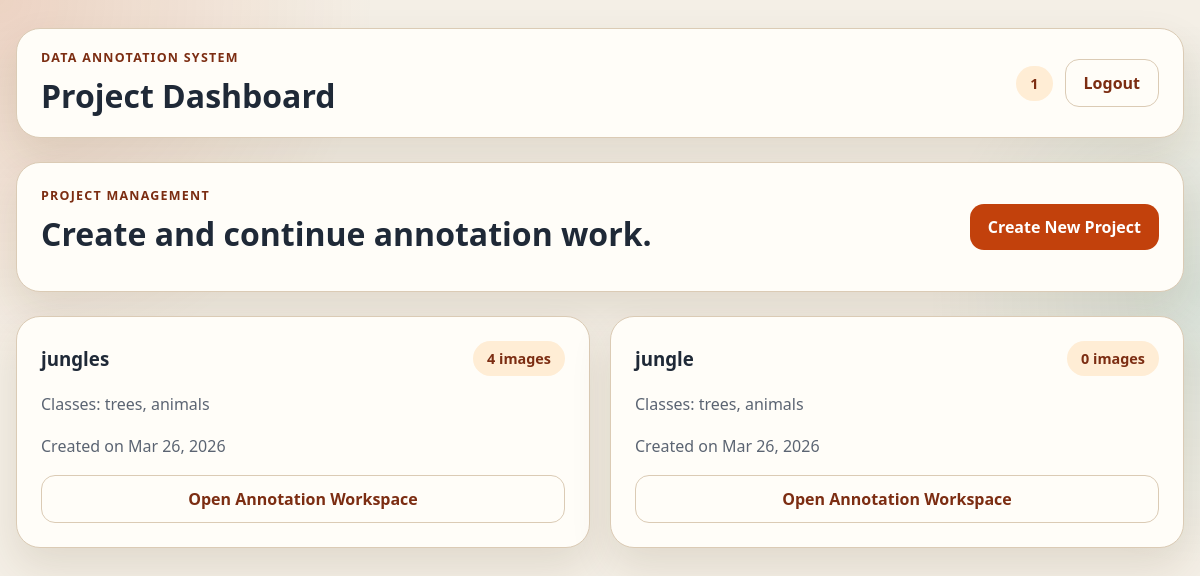
The page /dashboard/ (signed in) on the database its author committed.
### main/models.py (models this page shows, shortened)
class Project(models.Model):
    owner = models.ForeignKey(
        settings.AUTH_USER_MODEL,
        on_delete=models.CASCADE,
        related_name="projects",
    )
    title = models.CharField(max_length=150)
    created_at = models.DateTimeField(auto_now_add=True)
    class Meta:
        ordering = ["-created_at"]
        unique_together = ("owner", "title")

class ProjectClass(models.Model):
    project = models.ForeignKey(
        Project,
        on_delete=models.CASCADE,
        related_name="classes",
    )
    name = models.CharField(max_length=120)
    class_index = models.PositiveIntegerField()
    class Meta:
        ordering = ["class_index"]
        unique_together = (
            ("project", "name"),
            ("project", "class_index"),
        )

### main/views.py (the view)
# urls.py: path("dashboard/", views.dashboard_view, name="dashboard"),
@login_required
def dashboard_view(request):
    projects = (
        Project.objects.filter(owner=request.user)
        .prefetch_related("classes", "images")
        .order_by("-created_at")
    )
    return render(request, "project.html", {"projects": projects})

### templates/project.html (shortened to what this page needs)
{% extends "base.html" %}
{% block page_title %}Project Dashboard{% endblock %}
{% block content %}
<section class="dashboard-actions">
    <div>
        <p class="eyebrow">Project management</p>
        <h2>Create and continue annotation work.</h2>
    </div>
    <a href="{% url 'new_project' %}" class="button">Create New Project</a>
</section>
<section class="project-grid">
    {% for project in projects %}
        <article class="project-card">
            <div class="project-card-header">
                <h3>{{ project.title }}</h3>
                <span class="pill">{{ project.images.count }} images</span>
            </div>
            <p class="muted">Classes:
                {% for item in project.classes.all %}
                    {{ item.name }}{% if not forloop.last %}, {% endif %}
                {% empty %}
                    No classes yet
                {% endfor %}
            </p>
            <p class="muted">Created on {{ project.created_at|date:"M d, Y" }}</p>
            <a href="{% url 'annotation' project.id %}" class="button button-ghost">Open Annotation Workspace</a>
        </article>
    {% empty %}
        <div class="empty-state">
            <h3>No projects yet</h3>
            <p>Create your first project to start uploading images and annotating objects.</p>
        </div>
    {% endfor %}
</section>
{% endblock %}

### templates/base.html (shortened to what this page needs)
{% load static %}
<!DOCTYPE html>
<html lang="en">
<head>
    <link rel="stylesheet" href="{% static 'css/style.css' %}">
</head>
<body>
    <div class="page-shell">
        <header class="topbar">
            <div>
                <p class="eyebrow">Data Annotation System</p>
                <h1 class="topbar-title">{% block page_title %}Workspace{% endblock %}</h1>
            </div>
            {% if request.user.is_authenticated %}
                <div class="topbar-actions">
                    <span class="user-chip">{{ request.user.username }}</span>
                    <a class="button button-ghost" href="{% url 'logout' %}">Logout</a>
                </div>
            {% endif %}
        </header>
        {% block content %}{% endblock %}
    </div>
</body>
</html>

### static/css/style.css (style rules this page uses)
:root { --bg: #f4efe6; --panel: #fffdf8; --panel-border: #dbcbb5; --text: #1f2937; --muted: #5b6472; --accent: #c2410c; --accent-dark: #7c2d12; --accent-soft: #ffedd5; --success: #0f766e; --shadow: 0 18px 40px rgba(82, 56, 20, 0.12); }
* { box-sizing: border-box; }
body { margin: 0; font-family: "Segoe UI", Tahoma, Geneva, Verdana, sans-serif; color: var(--text); background: radial-gradient(circle at top left, rgba(194, 65, 12, 0.16), transparent 28%), radial-gradient(circle at right center, rgba(15, 118, 110, 0.12), transparent 22%), var(--bg); }
a { color: var(--accent-dark); text-decoration: none; }
.page-shell { width: min(1240px, calc(100% - 32px)); margin: 0 auto; padding: 28px 0 40px; }
.topbar, .dashboard-actions, .panel, .form-card, .project-card, .empty-state, .info-panel { background: var(--panel); border: 1px solid var(--panel-border); border-radius: 24px; box-shadow: var(--shadow); }
.topbar { display: flex; justify-content: space-between; align-items: center; padding: 20px 24px; margin-bottom: 24px; }
.topbar-title, h2, h3, p { margin: 0; }
.eyebrow { margin-bottom: 8px; color: var(--accent-dark); text-transform: uppercase; letter-spacing: 0.1em; font-size: 0.78rem; font-weight: 700; }
.topbar-actions, .toolbar-actions, .panel-row { display: flex; align-items: center; gap: 12px; }
.user-chip, .pill { display: inline-flex; align-items: center; border-radius: 999px; padding: 8px 14px; background: var(--accent-soft); color: var(--accent-dark); font-size: 0.9rem; font-weight: 700; }
.button { display: inline-flex; align-items: center; justify-content: center; gap: 8px; border: 0; border-radius: 14px; padding: 12px 18px; background: var(--accent); color: white; cursor: pointer; font-weight: 700; }
.button-ghost { background: transparent; color: var(--accent-dark); border: 1px solid var(--panel-border); }
.auth-copy h2, .info-panel h2, .dashboard-actions h2, .toolbar h2 { margin-bottom: 12px; font-size: 2rem; }
.auth-copy p, .info-panel p, .muted { color: var(--muted); line-height: 1.6; }
.dashboard-actions { display: flex; justify-content: space-between; align-items: center; padding: 24px; margin-bottom: 24px; }
.project-grid { display: grid; grid-template-columns: repeat(auto-fit, minmax(280px, 1fr)); gap: 20px; }
.project-card, .empty-state { padding: 24px; }
.project-card { display: grid; gap: 16px; }
.project-card-header { display: flex; justify-content: space-between; align-items: center; gap: 12px; }

### rows shown on the page
Project: title "jungles", images.count "4", created_at "Mar 26, 2026"
ProjectClass: name "trees"
ProjectClass: name "animals"
Project: title "jungle", images.count "0", created_at "Mar 26, 2026"
ProjectClass: name "trees"
ProjectClass: name "animals"

### other values the page prints
{{ request.user.username }} "1"
